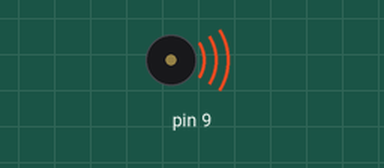
The sketch below on a simulated Arduino Uno, built with avr-gcc and run on an emulated ATmega328P. Parts: buzzer (waves = sounding).

Above: at 0.1 s.
Timing chart, 0 to 1.6 s (numbered marks = the images above):
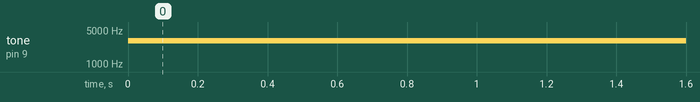

Measured:
- by itself, tone on pin 9: silent → 3000 Hz at 0.00 s

The sketch:

sketch_jul15a.ino
```cpp
void setup() {
  // put your setup code here, to run once:


}

void loop() {
  // put your main code here, to run repeatedly:

  tone(9, 3000, 1000);

}
```
